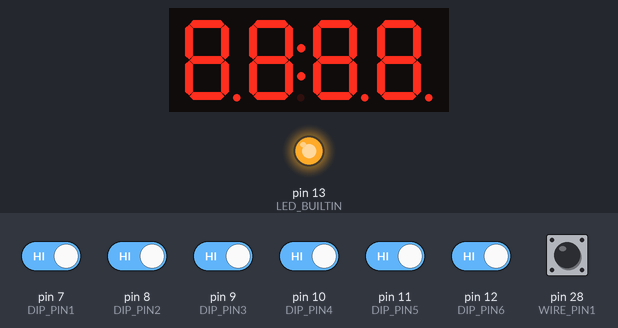
The sketch below on a simulated Arduino Mega 2560, built with avr-gcc and run on an emulated ATmega2560. Parts: 4-digit seven-segment display, output pins drawn as LEDs (lit = HIGH). The inputs (shaded band) are chosen by the test bench; at power-on: pin 7 (DIP_PIN1), pin 8 (DIP_PIN2), pin 9 (DIP_PIN3), pin 10 (DIP_PIN4), pin 11 (DIP_PIN5), pin 12 (DIP_PIN6), pin 28 (WIRE_PIN1) HIGH. What the sketch prints to the serial monitor is not drawn.

Above: at 1.1 s.
Timing chart, 0 to 4.0 s (numbered marks = the images above):
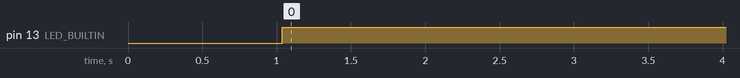

The sketch:

initiative.ino
```cpp
#include <Arduino.h>
#include <TM1637Display.h>

// Module connection pins (Digital Pins)
#define CLK 2
#define DIO 3

// Dip switches to configure 'hot' wires
#define DIP_PIN1 7
#define DIP_PIN2 8
#define DIP_PIN3 9
#define DIP_PIN4 10
#define DIP_PIN5 11
#define DIP_PIN6 12
#define DIP_COUNT 6

// Pins going to wires that can be cut
#define WIRE_PIN1 28
#define WIRE_PIN2 30
#define WIRE_PIN3 32
#define WIRE_PIN4 34
#define WIRE_PIN5 36
#define WIRE_PIN6 38
#define WIRE_COUNT 6

#define DOT_MASK 0b01000000
#define ONE_SECOND_MS 1000
uint8_t all_leds_on[] = { 0xff, 0xff, 0xff, 0xff };

bool dip_switches[6];
bool cut_wires[6];

TM1637Display display(CLK, DIO);
unsigned long now_ms;
unsigned long last_ms;
unsigned int display_time;
unsigned int minutes;
unsigned int seconds;

void setup()
{
  // Debug output
  Serial.begin(9600);
  delay(1000);
  Serial.println();

  // Initialize internal variables and the timer
  now_ms = 0;
  last_ms = 0;
  display.setBrightness(0x0f);

  // Show 10:00 minutes
  minutes = 10;
  seconds = 00;
  display_time = minutes * 100 + seconds;
  display.showNumberDecEx(display_time, DOT_MASK);

  // Initialize input wires
  pinMode(DIP_PIN1, INPUT_PULLUP);
  pinMode(DIP_PIN2, INPUT_PULLUP);
  pinMode(DIP_PIN3, INPUT_PULLUP);
  pinMode(DIP_PIN4, INPUT_PULLUP);
  pinMode(DIP_PIN5, INPUT_PULLUP);
  pinMode(DIP_PIN6, INPUT_PULLUP);
  pinMode(WIRE_PIN1, INPUT_PULLUP);
  pinMode(WIRE_PIN2, INPUT_PULLUP);
  pinMode(WIRE_PIN3, INPUT_PULLUP);
  pinMode(WIRE_PIN4, INPUT_PULLUP);
  pinMode(WIRE_PIN5, INPUT_PULLUP);
  pinMode(WIRE_PIN6, INPUT_PULLUP);

  // Read DIP switches that configure the wires-to-cut
  // One DIP should be 0 (diffuse) and all the rest 1s (explode)
  for(int i = 0; i < DIP_COUNT; i++)
  {
    int current_pin = DIP_PIN1 + i;
    dip_switches[i] = digitalRead(current_pin);
    Serial.println("PIN #" + String(i) + ": " + String(dip_switches[i]));
  }

  // Debug LED to show an explosion
  pinMode(LED_BUILTIN, OUTPUT);
  digitalWrite(LED_BUILTIN, LOW);
}

void flashDisplay1000ms()
{
      display.setSegments(all_leds_on);
      delay(500);
      display.clear();
      delay(500);
}

void loop()
{
  // Determine if the 'defuse' wire or any of the 'hot wires' have been cut
  for(int i = 0; i < WIRE_COUNT; i++)
  {
    // These wires skip every other pin number 28, 30, 32, ...
    int current_wire = WIRE_PIN1 + (2 * i);
    cut_wires[i] = digitalRead(current_wire);

    // WIRE LOW and DIP LOW  means countdown timer is intact - do nothing
    // WIRE LOW and DIP HIGH means countdown timer is intact - do nothing
    ;

    // WIRE HIGH and DIP HIGH means the bomb 'explodes'
    if (cut_wires[i] == HIGH && dip_switches[i] == HIGH)
    {
      Serial.println("WIRE #" + String(i) + ": BOOM!");
      // Bomb explodes!
      digitalWrite(LED_BUILTIN, HIGH);
      while(1)
      {
        flashDisplay1000ms();
      }
    }

    // WIRE HIGH and DIP LOW means bomb is diffused
    if (cut_wires[i] == HIGH && dip_switches[i] == LOW)
    {
      Serial.println("WIRE #" + String(i) + ": PHEW");
      display.clear();
      while(1);
    }
  }

  // Decrement the clock until it reaches 0:00
  now_ms = millis();
  if (now_ms - last_ms >= ONE_SECOND_MS)
  {
    last_ms = now_ms;

    // reached minute :00 so switch to minute-1 :59
    if (seconds == 0)
    {
      minutes -= 1;
      seconds = 60;
    }
    seconds -= 1;

    // Convert minutes:seconds to a 4 digit number
    if (minutes >= 1)
    {
      display_time = minutes * 100 + seconds;
      display.showNumberDecEx(display_time, DOT_MASK);
    }
    else
    {
      display.showNumberDec(seconds);
    }
  }

  if (minutes == 0 && seconds == 0)
  {
    // Counter reaches 0:00 and time is up
    // Bomb explodes!
    digitalWrite(LED_BUILTIN, HIGH);
    while(1)
    {
      flashDisplay1000ms();
    }
  }
}
```

Measured:
- by itself, pin 13 (LED_BUILTIN): LOW → HIGH at 1.0 s
